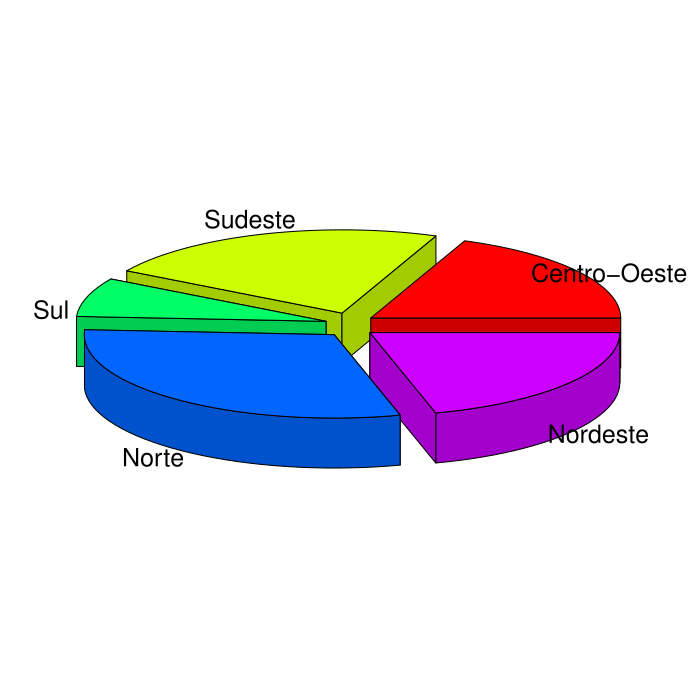

This figure's R source:
# Precisa instalar:
# install.packages("plotrix")

library(plotrix)
slices <- c(10, 12, 4, 16, 11) 
lbls <- c("Centro-Oeste", "Sudeste", "Sul", "Norte", "Nordeste")
pie3D(slices,labels=lbls,explode=0.1)
